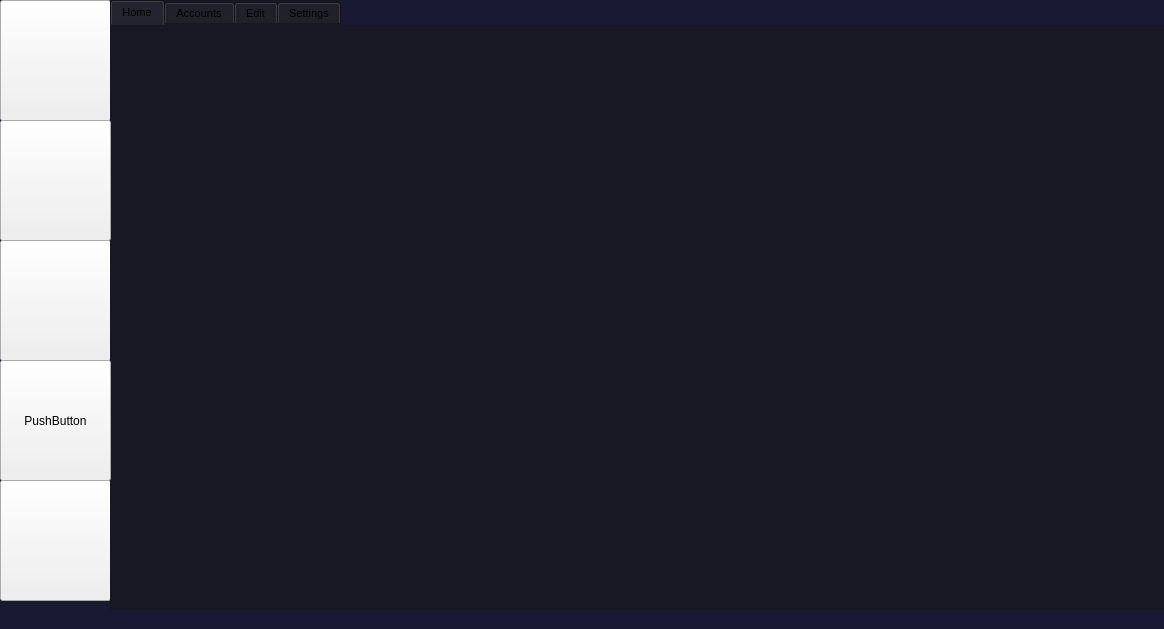
<?xml version="1.0" encoding="UTF-8"?>
<ui version="4.0">
 <class>Application</class>
 <widget class="QMainWindow" name="Application">
  <property name="geometry">
   <rect>
    <x>0</x>
    <y>0</y>
    <width>1164</width>
    <height>629</height>
   </rect>
  </property>
  <property name="minimumSize">
   <size>
    <width>50</width>
    <height>50</height>
   </size>
  </property>
  <property name="maximumSize">
   <size>
    <width>1164</width>
    <height>629</height>
   </size>
  </property>
  <property name="font">
   <font>
    <pointsize>7</pointsize>
   </font>
  </property>
  <property name="windowTitle">
   <string>PyPass - Beta version</string>
  </property>
  <property name="windowIcon">
   <iconset>
    <normaloff>icons/password.png</normaloff>icons/password.png</iconset>
  </property>
  <property name="styleSheet">
   <string notr="true">QMainWindow{
	color: rgb(0, 0, 0);
	background-color:#191934;
}</string>
  </property>
  <property name="iconSize">
   <size>
    <width>50</width>
    <height>50</height>
   </size>
  </property>
  <widget class="QWidget" name="centralwidget">
   <widget class="QPushButton" name="home_nav">
    <property name="geometry">
     <rect>
      <x>0</x>
      <y>0</y>
      <width>111</width>
      <height>121</height>
     </rect>
    </property>
    <property name="text">
     <string/>
    </property>
    <property name="icon">
     <iconset>
      <normaloff>icons/home.png</normaloff>icons/home.png</iconset>
    </property>
    <property name="iconSize">
     <size>
      <width>80</width>
      <height>80</height>
     </size>
    </property>
    <property name="flat">
     <bool>false</bool>
    </property>
   </widget>
   <widget class="QPushButton" name="edit_nav">
    <property name="geometry">
     <rect>
      <x>0</x>
      <y>240</y>
      <width>111</width>
      <height>121</height>
     </rect>
    </property>
    <property name="text">
     <string/>
    </property>
    <property name="icon">
     <iconset>
      <normaloff>icons/edit_user.png</normaloff>icons/edit_user.png</iconset>
    </property>
    <property name="iconSize">
     <size>
      <width>80</width>
      <height>80</height>
     </size>
    </property>
    <property name="flat">
     <bool>false</bool>
    </property>
   </widget>
   <widget class="QPushButton" name="exit">
    <property name="geometry">
     <rect>
      <x>0</x>
      <y>480</y>
      <width>111</width>
      <height>121</height>
     </rect>
    </property>
    <property name="text">
     <string/>
    </property>
    <property name="icon">
     <iconset>
      <normaloff>icons/exit_app.png</normaloff>icons/exit_app.png</iconset>
    </property>
    <property name="iconSize">
     <size>
      <width>80</width>
      <height>80</height>
     </size>
    </property>
    <property name="flat">
     <bool>false</bool>
    </property>
   </widget>
   <widget class="QTabWidget" name="tabWidget">
    <property name="geometry">
     <rect>
      <x>110</x>
      <y>0</y>
      <width>1251</width>
      <height>851</height>
     </rect>
    </property>
    <property name="font">
     <font>
      <pointsize>8</pointsize>
     </font>
    </property>
    <property name="styleSheet">
     <string notr="true">
background-color: rgb(24,24,36);
border-color: rgb(16, 20, 20);
</string>
    </property>
    <property name="currentIndex">
     <number>0</number>
    </property>
    <widget class="QWidget" name="Home">
     <attribute name="title">
      <string>Home</string>
     </attribute>
     <widget class="QLabel" name="label_4">
      <property name="geometry">
       <rect>
        <x>-40</x>
        <y>-8</y>
        <width>1121</width>
        <height>621</height>
       </rect>
      </property>
      <property name="text">
       <string/>
      </property>
      <property name="pixmap">
       <pixmap>icons/homeph.jpg</pixmap>
      </property>
      <property name="scaledContents">
       <bool>true</bool>
      </property>
     </widget>
    </widget>
    <widget class="QWidget" name="tab_2">
     <attribute name="title">
      <string>Accounts</string>
     </attribute>
     <widget class="QPushButton" name="decrypt_and_copy_password">
      <property name="geometry">
       <rect>
        <x>730</x>
        <y>430</y>
        <width>241</width>
        <height>41</height>
       </rect>
      </property>
      <property name="styleSheet">
       <string notr="true">QPushButton {
	color: white;
font: 87 15pt &quot;Arial Black&quot;;
	background-color: rgb(35, 134, 54);
	border-radius:7px;
	border:1px solid #18ab29;
}

QPushButton:hover {
	background:linear-gradient(to bottom, #5cbf2a 5%, #44c767 100%);
	background-color:#18ab29;
}
QPushButton:active {
	position:relative;
	top:2px;
}</string>
      </property>
      <property name="text">
       <string>Copy Password</string>
      </property>
     </widget>
     <widget class="QListWidget" name="listWidget">
      <property name="geometry">
       <rect>
        <x>20</x>
        <y>30</y>
        <width>601</width>
        <height>521</height>
       </rect>
      </property>
      <property name="font">
       <font>
        <family>Open Sans</family>
        <pointsize>20</pointsize>
        <italic>false</italic>
        <strikeout>false</strikeout>
        <kerning>true</kerning>
       </font>
      </property>
      <property name="acceptDrops">
       <bool>false</bool>
      </property>
      <property name="layoutDirection">
       <enum>Qt::LeftToRight</enum>
      </property>
      <property name="autoFillBackground">
       <bool>true</bool>
      </property>
      <property name="styleSheet">
       <string notr="true">color: White;</string>
      </property>
      <property name="lineWidth">
       <number>-1</number>
      </property>
      <property name="editTriggers">
       <set>QAbstractItemView::SelectedClicked</set>
      </property>
      <property name="showDropIndicator" stdset="0">
       <bool>false</bool>
      </property>
      <property name="dragDropMode">
       <enum>QAbstractItemView::NoDragDrop</enum>
      </property>
      <property name="alternatingRowColors">
       <bool>false</bool>
      </property>
      <property name="selectionMode">
       <enum>QAbstractItemView::ContiguousSelection</enum>
      </property>
      <property name="selectionBehavior">
       <enum>QAbstractItemView::SelectRows</enum>
      </property>
      <property name="iconSize">
       <size>
        <width>35</width>
        <height>35</height>
       </size>
      </property>
      <property name="textElideMode">
       <enum>Qt::ElideMiddle</enum>
      </property>
      <property name="movement">
       <enum>QListView::Static</enum>
      </property>
      <property name="isWrapping" stdset="0">
       <bool>true</bool>
      </property>
      <property name="viewMode">
       <enum>QListView::ListMode</enum>
      </property>
      <property name="modelColumn">
       <number>0</number>
      </property>
     </widget>
     <widget class="QPushButton" name="display_qr_btn">
      <property name="geometry">
       <rect>
        <x>730</x>
        <y>370</y>
        <width>241</width>
        <height>41</height>
       </rect>
      </property>
      <property name="styleSheet">
       <string notr="true">QPushButton {
	color: white;
font: 87 15pt &quot;Arial Black&quot;;
	background-color: rgb(35, 134, 54);
	border-radius:7px;
	border:1px solid #18ab29;
}

QPushButton:hover {
	background:linear-gradient(to bottom, #5cbf2a 5%, #44c767 100%);
	background-color:#18ab29;
}
QPushButton:active {
	position:relative;
	top:2px;
}</string>
      </property>
      <property name="text">
       <string>Show QR</string>
      </property>
     </widget>
     <widget class="QLabel" name="qr_image_obj">
      <property name="geometry">
       <rect>
        <x>720</x>
        <y>70</y>
        <width>250</width>
        <height>250</height>
       </rect>
      </property>
      <property name="frameShape">
       <enum>QFrame::Box</enum>
      </property>
      <property name="lineWidth">
       <number>2</number>
      </property>
      <property name="text">
       <string/>
      </property>
      <property name="scaledContents">
       <bool>true</bool>
      </property>
      <property name="alignment">
       <set>Qt::AlignCenter</set>
      </property>
     </widget>
    </widget>
    <widget class="QWidget" name="tab">
     <attribute name="title">
      <string>Edit</string>
     </attribute>
     <widget class="QListWidget" name="listWidget_edit_accounts">
      <property name="geometry">
       <rect>
        <x>20</x>
        <y>90</y>
        <width>601</width>
        <height>471</height>
       </rect>
      </property>
      <property name="font">
       <font>
        <family>Open Sans</family>
        <pointsize>20</pointsize>
        <italic>false</italic>
        <strikeout>false</strikeout>
        <kerning>true</kerning>
       </font>
      </property>
      <property name="acceptDrops">
       <bool>false</bool>
      </property>
      <property name="layoutDirection">
       <enum>Qt::LeftToRight</enum>
      </property>
      <property name="autoFillBackground">
       <bool>true</bool>
      </property>
      <property name="styleSheet">
       <string notr="true">color: White;</string>
      </property>
      <property name="lineWidth">
       <number>-1</number>
      </property>
      <property name="editTriggers">
       <set>QAbstractItemView::SelectedClicked</set>
      </property>
      <property name="showDropIndicator" stdset="0">
       <bool>false</bool>
      </property>
      <property name="dragDropMode">
       <enum>QAbstractItemView::NoDragDrop</enum>
      </property>
      <property name="alternatingRowColors">
       <bool>false</bool>
      </property>
      <property name="selectionMode">
       <enum>QAbstractItemView::ContiguousSelection</enum>
      </property>
      <property name="selectionBehavior">
       <enum>QAbstractItemView::SelectRows</enum>
      </property>
      <property name="iconSize">
       <size>
        <width>35</width>
        <height>35</height>
       </size>
      </property>
      <property name="textElideMode">
       <enum>Qt::ElideMiddle</enum>
      </property>
      <property name="movement">
       <enum>QListView::Static</enum>
      </property>
      <property name="isWrapping" stdset="0">
       <bool>true</bool>
      </property>
      <property name="viewMode">
       <enum>QListView::ListMode</enum>
      </property>
      <property name="modelColumn">
       <number>0</number>
      </property>
     </widget>
     <widget class="QGroupBox" name="groupBox">
      <property name="geometry">
       <rect>
        <x>650</x>
        <y>90</y>
        <width>371</width>
        <height>471</height>
       </rect>
      </property>
      <property name="styleSheet">
       <string notr="true">color: white;</string>
      </property>
      <property name="title">
       <string> Account Data </string>
      </property>
      <widget class="QLineEdit" name="edit_account_platform">
       <property name="geometry">
        <rect>
         <x>30</x>
         <y>60</y>
         <width>311</width>
         <height>41</height>
        </rect>
       </property>
       <property name="font">
        <font>
         <pointsize>15</pointsize>
        </font>
       </property>
       <property name="styleSheet">
        <string notr="true">	border-radius:7px;
	border:1px solid #18ab29;</string>
       </property>
       <property name="alignment">
        <set>Qt::AlignCenter</set>
       </property>
       <property name="placeholderText">
        <string>Platform Name</string>
       </property>
      </widget>
      <widget class="QLineEdit" name="edit_account_email">
       <property name="geometry">
        <rect>
         <x>30</x>
         <y>150</y>
         <width>311</width>
         <height>41</height>
        </rect>
       </property>
       <property name="font">
        <font>
         <pointsize>15</pointsize>
        </font>
       </property>
       <property name="styleSheet">
        <string notr="true">	border-radius:7px;
	border:1px solid #18ab29;</string>
       </property>
       <property name="alignment">
        <set>Qt::AlignCenter</set>
       </property>
       <property name="placeholderText">
        <string>Account</string>
       </property>
      </widget>
      <widget class="QLabel" name="label">
       <property name="geometry">
        <rect>
         <x>30</x>
         <y>30</y>
         <width>151</width>
         <height>21</height>
        </rect>
       </property>
       <property name="font">
        <font>
         <pointsize>14</pointsize>
        </font>
       </property>
       <property name="text">
        <string>Platform Name</string>
       </property>
      </widget>
      <widget class="QLabel" name="label_2">
       <property name="geometry">
        <rect>
         <x>30</x>
         <y>120</y>
         <width>151</width>
         <height>21</height>
        </rect>
       </property>
       <property name="font">
        <font>
         <pointsize>14</pointsize>
        </font>
       </property>
       <property name="text">
        <string>Email / Account</string>
       </property>
      </widget>
      <widget class="QLabel" name="label_3">
       <property name="geometry">
        <rect>
         <x>30</x>
         <y>210</y>
         <width>161</width>
         <height>21</height>
        </rect>
       </property>
       <property name="font">
        <font>
         <pointsize>14</pointsize>
        </font>
       </property>
       <property name="text">
        <string>Plaintext Password</string>
       </property>
      </widget>
      <widget class="QLineEdit" name="edit_account_password">
       <property name="geometry">
        <rect>
         <x>30</x>
         <y>240</y>
         <width>311</width>
         <height>41</height>
        </rect>
       </property>
       <property name="font">
        <font>
         <pointsize>15</pointsize>
        </font>
       </property>
       <property name="styleSheet">
        <string notr="true">	border-radius:7px;
	border:1px solid #18ab29;</string>
       </property>
       <property name="echoMode">
        <enum>QLineEdit::Password</enum>
       </property>
       <property name="alignment">
        <set>Qt::AlignCenter</set>
       </property>
       <property name="placeholderText">
        <string>Password</string>
       </property>
      </widget>
      <widget class="QPushButton" name="delete_account_data">
       <property name="geometry">
        <rect>
         <x>100</x>
         <y>400</y>
         <width>171</width>
         <height>41</height>
        </rect>
       </property>
       <property name="styleSheet">
        <string notr="true">QPushButton {
	color: #f85146;
	font: 87 15pt &quot;Arial Black&quot;;
	background-color: #21262d;
	border-radius:7px;
	border:1px solid #f85146;
}

QPushButton:hover {
	background:linear-gradient(to bottom, #ffffff 5%, #ffffff 100%);
	background-color:#f85146;
	color: #ffffff;
}
QPushButton:active {
	position:relative;
	top:2px;
}</string>
       </property>
       <property name="text">
        <string>Delete</string>
       </property>
      </widget>
      <widget class="QPushButton" name="update_account_data">
       <property name="geometry">
        <rect>
         <x>100</x>
         <y>350</y>
         <width>171</width>
         <height>41</height>
        </rect>
       </property>
       <property name="styleSheet">
        <string notr="true">QPushButton {
	color: white;
font: 87 15pt &quot;Arial Black&quot;;
	background-color: rgb(35, 134, 54);
	border-radius:7px;
	border:1px solid #18ab29;
}

QPushButton:hover {
	background:linear-gradient(to bottom, #5cbf2a 5%, #44c767 100%);
	background-color:#18ab29;
}
QPushButton:active {
	position:relative;
	top:2px;
}</string>
       </property>
       <property name="text">
        <string>Update</string>
       </property>
      </widget>
      <widget class="QPushButton" name="insert_account_data">
       <property name="geometry">
        <rect>
         <x>100</x>
         <y>300</y>
         <width>171</width>
         <height>41</height>
        </rect>
       </property>
       <property name="styleSheet">
        <string notr="true">QPushButton {
	color: white;
font: 87 15pt &quot;Arial Black&quot;;
	background-color: rgb(35, 134, 54);
	border-radius:7px;
	border:1px solid #18ab29;
}

QPushButton:hover {
	background:linear-gradient(to bottom, #5cbf2a 5%, #44c767 100%);
	background-color:#18ab29;
}
QPushButton:active {
	position:relative;
	top:2px;
}</string>
       </property>
       <property name="text">
        <string>Add</string>
       </property>
      </widget>
      <widget class="QPushButton" name="show_password">
       <property name="geometry">
        <rect>
         <x>290</x>
         <y>240</y>
         <width>51</width>
         <height>41</height>
        </rect>
       </property>
       <property name="styleSheet">
        <string notr="true">	border-radius:7px;
	border:1px solid #18ab29;</string>
       </property>
       <property name="text">
        <string>Show</string>
       </property>
       <property name="checkable">
        <bool>true</bool>
       </property>
       <property name="autoRepeat">
        <bool>true</bool>
       </property>
       <property name="flat">
        <bool>false</bool>
       </property>
      </widget>
     </widget>
     <widget class="QLineEdit" name="getting_account_id">
      <property name="geometry">
       <rect>
        <x>180</x>
        <y>30</y>
        <width>381</width>
        <height>41</height>
       </rect>
      </property>
      <property name="font">
       <font>
        <pointsize>15</pointsize>
       </font>
      </property>
      <property name="styleSheet">
       <string notr="true">	border-radius:7px;
	border:1px solid #18ab29;
	color: white;</string>
      </property>
      <property name="alignment">
       <set>Qt::AlignCenter</set>
      </property>
      <property name="placeholderText">
       <string>Account ID</string>
      </property>
     </widget>
     <widget class="QPushButton" name="select_by_id">
      <property name="geometry">
       <rect>
        <x>580</x>
        <y>30</y>
        <width>191</width>
        <height>41</height>
       </rect>
      </property>
      <property name="styleSheet">
       <string notr="true">QPushButton {
	color: white;
font: 87 15pt &quot;Arial Black&quot;;
	background-color: rgb(35, 134, 54);
	border-radius:7px;
	border:1px solid #18ab29;
}

QPushButton:hover {
	background:linear-gradient(to bottom, #5cbf2a 5%, #44c767 100%);
	background-color:#18ab29;
}
QPushButton:active {
	position:relative;
	top:2px;
}</string>
      </property>
      <property name="text">
       <string>Select</string>
      </property>
     </widget>
    </widget>
    <widget class="QWidget" name="tab_3">
     <attribute name="title">
      <string>Settings</string>
     </attribute>
     <widget class="QGroupBox" name="groupBox_2">
      <property name="geometry">
       <rect>
        <x>10</x>
        <y>10</y>
        <width>1031</width>
        <height>561</height>
       </rect>
      </property>
      <property name="styleSheet">
       <string notr="true">border:&quot;&quot;;</string>
      </property>
      <property name="title">
       <string/>
      </property>
      <layout class="QVBoxLayout" name="verticalLayout">
       <item>
        <widget class="QScrollArea" name="scrollArea">
         <property name="verticalScrollBarPolicy">
          <enum>Qt::ScrollBarAlwaysOn</enum>
         </property>
         <property name="horizontalScrollBarPolicy">
          <enum>Qt::ScrollBarAlwaysOff</enum>
         </property>
         <property name="widgetResizable">
          <bool>true</bool>
         </property>
         <widget class="QWidget" name="scrollAreaWidgetContents_2">
          <property name="geometry">
           <rect>
            <x>0</x>
            <y>0</y>
            <width>1006</width>
            <height>543</height>
           </rect>
          </property>
          <layout class="QVBoxLayout" name="verticalLayout_2">
           <item>
            <widget class="QGroupBox" name="groupBox_3">
             <property name="styleSheet">
              <string notr="true">border:&quot;&quot;;</string>
             </property>
             <property name="title">
              <string/>
             </property>
             <layout class="QVBoxLayout" name="verticalLayout_3">
              <item>
               <widget class="QGroupBox" name="groupBox_4">
                <property name="sizePolicy">
                 <sizepolicy hsizetype="Fixed" vsizetype="Fixed">
                  <horstretch>0</horstretch>
                  <verstretch>0</verstretch>
                 </sizepolicy>
                </property>
                <property name="minimumSize">
                 <size>
                  <width>970</width>
                  <height>150</height>
                 </size>
                </property>
                <property name="maximumSize">
                 <size>
                  <width>16777215</width>
                  <height>16777215</height>
                 </size>
                </property>
                <property name="styleSheet">
                 <string notr="true">QGroupBox{
color: &quot;white&quot;;
font-size: 30px;
border-style: none;
}</string>
                </property>
                <property name="title">
                 <string>Security Settings</string>
                </property>
                <widget class="QPushButton" name="import_key_btn">
                 <property name="geometry">
                  <rect>
                   <x>720</x>
                   <y>80</y>
                   <width>111</width>
                   <height>51</height>
                  </rect>
                 </property>
                 <property name="sizePolicy">
                  <sizepolicy hsizetype="Fixed" vsizetype="Fixed">
                   <horstretch>0</horstretch>
                   <verstretch>0</verstretch>
                  </sizepolicy>
                 </property>
                 <property name="minimumSize">
                  <size>
                   <width>75</width>
                   <height>23</height>
                  </size>
                 </property>
                 <property name="styleSheet">
                  <string notr="true">QPushButton {
	color: white;
font: 87 15pt &quot;Arial Black&quot;;
	background-color: rgb(35, 134, 54);
	border-radius:7px;
	border:1px solid #18ab29;
}

QPushButton:hover {
	background:linear-gradient(to bottom, #5cbf2a 5%, #44c767 100%);
	background-color:#18ab29;
}
QPushButton:active {
	position:relative;
	top:2px;
}</string>
                 </property>
                 <property name="text">
                  <string>Import</string>
                 </property>
                </widget>
                <widget class="QLabel" name="label_5">
                 <property name="geometry">
                  <rect>
                   <x>16</x>
                   <y>40</y>
                   <width>201</width>
                   <height>31</height>
                  </rect>
                 </property>
                 <property name="font">
                  <font>
                   <pointsize>15</pointsize>
                  </font>
                 </property>
                 <property name="styleSheet">
                  <string notr="true">color: &quot;white&quot;;</string>
                 </property>
                 <property name="text">
                  <string>Encryption key path</string>
                 </property>
                </widget>
                <widget class="QPushButton" name="export_key_btn">
                 <property name="geometry">
                  <rect>
                   <x>840</x>
                   <y>80</y>
                   <width>111</width>
                   <height>51</height>
                  </rect>
                 </property>
                 <property name="sizePolicy">
                  <sizepolicy hsizetype="Fixed" vsizetype="Fixed">
                   <horstretch>0</horstretch>
                   <verstretch>0</verstretch>
                  </sizepolicy>
                 </property>
                 <property name="minimumSize">
                  <size>
                   <width>75</width>
                   <height>23</height>
                  </size>
                 </property>
                 <property name="styleSheet">
                  <string notr="true">QPushButton {
	color: white;
font: 87 15pt &quot;Arial Black&quot;;
	background-color: rgb(35, 134, 54);
	border-radius:7px;
	border:1px solid #18ab29;
}

QPushButton:hover {
	background:linear-gradient(to bottom, #5cbf2a 5%, #44c767 100%);
	background-color:#18ab29;
}
QPushButton:active {
	position:relative;
	top:2px;
}</string>
                 </property>
                 <property name="text">
                  <string>Export</string>
                 </property>
                </widget>
                <widget class="QLineEdit" name="enc_key_edit">
                 <property name="geometry">
                  <rect>
                   <x>12</x>
                   <y>79</y>
                   <width>691</width>
                   <height>51</height>
                  </rect>
                 </property>
                 <property name="styleSheet">
                  <string notr="true">border-radius:7px;
border:1px solid #18ab29;
color: &quot;gray&quot;;
font-size: 20px;
</string>
                 </property>
                </widget>
               </widget>
              </item>
             </layout>
            </widget>
           </item>
          </layout>
         </widget>
        </widget>
       </item>
      </layout>
     </widget>
    </widget>
   </widget>
   <widget class="QPushButton" name="accounts_nav">
    <property name="geometry">
     <rect>
      <x>0</x>
      <y>120</y>
      <width>111</width>
      <height>121</height>
     </rect>
    </property>
    <property name="text">
     <string/>
    </property>
    <property name="icon">
     <iconset>
      <normaloff>icons/users.png</normaloff>icons/users.png</iconset>
    </property>
    <property name="iconSize">
     <size>
      <width>80</width>
      <height>80</height>
     </size>
    </property>
    <property name="flat">
     <bool>false</bool>
    </property>
   </widget>
   <widget class="QPushButton" name="pushButton">
    <property name="geometry">
     <rect>
      <x>0</x>
      <y>360</y>
      <width>111</width>
      <height>121</height>
     </rect>
    </property>
    <property name="text">
     <string>PushButton</string>
    </property>
   </widget>
  </widget>
  <widget class="QMenuBar" name="menubar">
   <property name="geometry">
    <rect>
     <x>0</x>
     <y>0</y>
     <width>1164</width>
     <height>21</height>
    </rect>
   </property>
  </widget>
  <widget class="QStatusBar" name="statusbar">
   <property name="enabled">
    <bool>false</bool>
   </property>
   <property name="sizeGripEnabled">
    <bool>false</bool>
   </property>
  </widget>
 </widget>
 <resources>
  <include location="iconsref.qrc"/>
 </resources>
 <connections>
  <connection>
   <sender>exit</sender>
   <signal>clicked()</signal>
   <receiver>Application</receiver>
   <slot>close()</slot>
   <hints>
    <hint type="sourcelabel">
     <x>63</x>
     <y>590</y>
    </hint>
    <hint type="destinationlabel">
     <x>854</x>
     <y>-9</y>
    </hint>
   </hints>
  </connection>
 </connections>
</ui>
